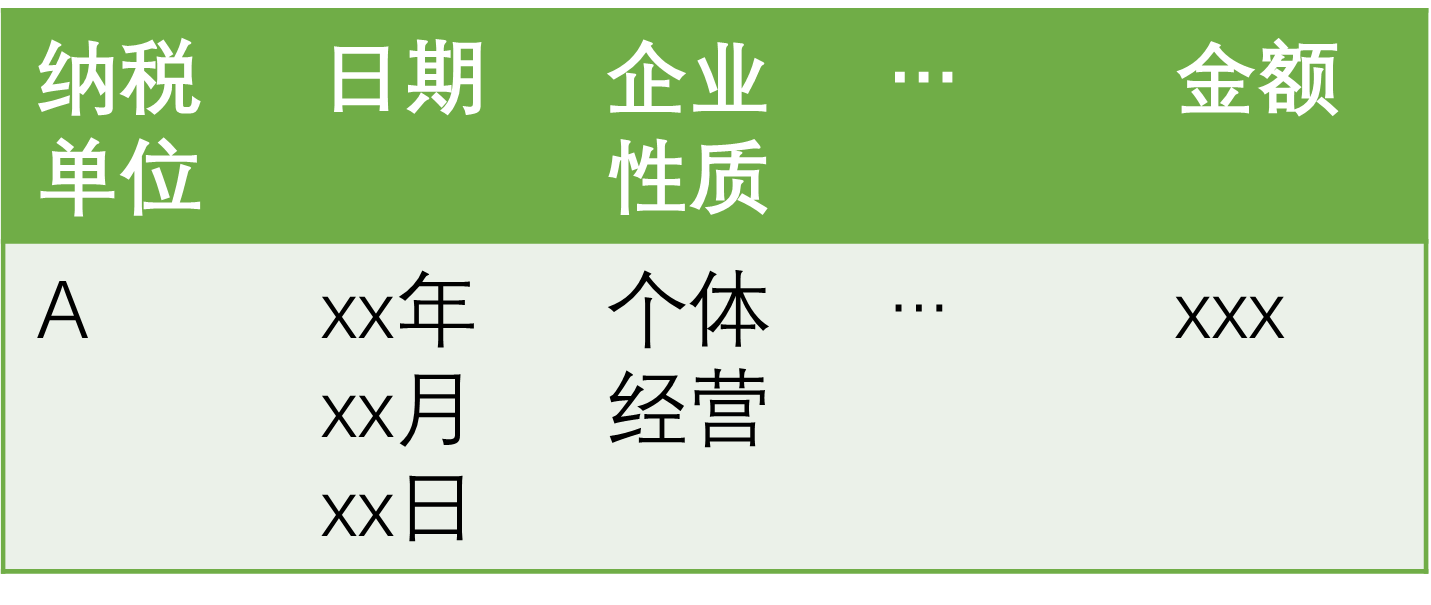
#> input picture data/mini_bench/pic1.png, 1431 x 605 px
$ python perturb_img.py --in_path ../../data/mini_bench/pic1.png --out_path out.png
#> lines starting #> are read from the running program, lines starting #| are printed output that depends on the picture
# perturb_image.py
import argparse
import os
import random
from dataclasses import dataclass

import numpy as np
from PIL import Image, ImageEnhance, ImageFilter


@dataclass
class Cfg:
    # 颜色类扰动幅度（越接近1越轻）
    brightness: float = 0.12   # 亮度: factor in [1-b, 1+b]
    contrast: float = 0.12     # 对比度
    saturation: float = 0.12   # 饱和度
    hue_deg: float = 6.0       # 色相偏移（度），通常 <= 10 比较温和

    # 噪声/模糊
    gaussian_noise_std: float = 6.0   # 像素噪声标准差（0-255空间），建议 2~10
    blur_radius: float = 0.6          # 高斯模糊半径，建议 0~1

    # 轻微几何扰动（像素/比例）
    translate_px: int = 6             # 平移像素
    rotate_deg: float = 2.0           # 旋转角度
    scale_jitter: float = 0.015       # 缩放抖动比例
    perspective: float = 0.03         # 透视扰动强度（0~0.05 比较轻）

    # JPEG 压缩（有些任务对其敏感，默认轻度）
    jpeg_prob: float = 0.5
    jpeg_quality_min: int = 75
    jpeg_quality_max: int = 95

    # 每次随机挑选哪些扰动
    prob_color: float = 0.95
    prob_noise: float = 0.80
    prob_blur: float = 0.35
    prob_geom: float = 0.60


def clamp_u8(x: np.ndarray) -> np.ndarray:
    return np.clip(x, 0, 255).astype(np.uint8)


def apply_color_jitter(img: Image.Image, cfg: Cfg) -> Image.Image:
    # brightness/contrast/saturation
    def rand_factor(mag: float) -> float:
        return 1.0 + random.uniform(-mag, mag)

    img = ImageEnhance.Brightness(img).enhance(rand_factor(cfg.brightness))
    img = ImageEnhance.Contrast(img).enhance(rand_factor(cfg.contrast))
    img = ImageEnhance.Color(img).enhance(rand_factor(cfg.saturation))

    # hue shift (via HSV)
    if cfg.hue_deg > 0:
        hue_shift = random.uniform(-cfg.hue_deg, cfg.hue_deg) / 360.0  # [0,1) space
        hsv = img.convert("HSV")
        h, s, v = hsv.split()
        h_np = (np.array(h, dtype=np.float32) / 255.0)
        h_np = (h_np + hue_shift) % 1.0
        h = Image.fromarray((h_np * 255.0).astype(np.uint8), mode="L")
        img = Image.merge("HSV", (h, s, v)).convert("RGB")

    return img


def apply_gaussian_noise(img: Image.Image, cfg: Cfg) -> Image.Image:
    arr = np.array(img).astype(np.float32)
    std = random.uniform(0.0, cfg.gaussian_noise_std)
    noise = np.random.normal(0.0, std, size=arr.shape).astype(np.float32)
    arr = arr + noise
    return Image.fromarray(clamp_u8(arr), mode="RGB")


# [55 lines left out: functions apply_blur, _perspective_coeffs, apply_geometry, not called in this run]


def maybe_jpeg(img: Image.Image, cfg: Cfg) -> Image.Image:
    if random.random() > cfg.jpeg_prob:
        return img
    q = random.randint(cfg.jpeg_quality_min, cfg.jpeg_quality_max)
    from io import BytesIO
    buf = BytesIO()
    img.save(buf, format="JPEG", quality=q, optimize=True)
    buf.seek(0)
    return Image.open(buf).convert("RGB")


def perturb(img: Image.Image, cfg: Cfg) -> Image.Image:
    img = img.convert("RGB")

    if random.random() < cfg.prob_geom:
        img = apply_geometry(img, cfg)

    if random.random() < cfg.prob_color:
        img = apply_color_jitter(img, cfg)

    if random.random() < cfg.prob_noise:
        img = apply_gaussian_noise(img, cfg)

    if random.random() < cfg.prob_blur:
        img = apply_blur(img, cfg)

    img = maybe_jpeg(img, cfg)
    return img


def main():
    ap = argparse.ArgumentParser()
    ap.add_argument("--in_path", required=True, help="input image path")
    ap.add_argument("--out_path", required=True, help="output image path")
    ap.add_argument("--seed", type=int, default=None, help="random seed for reproducibility")
    args = ap.parse_args()

    if args.seed is not None:
        random.seed(args.seed)
        np.random.seed(args.seed)

    img = Image.open(args.in_path)
#> img is the input picture: PIL image 1431x605 P; mean R, G, B, A 171.1, 196.6, 155, 237.9
    cfg = Cfg()
    out = perturb(img, cfg)
#> in perturb, `img = img.convert("RGB")`:
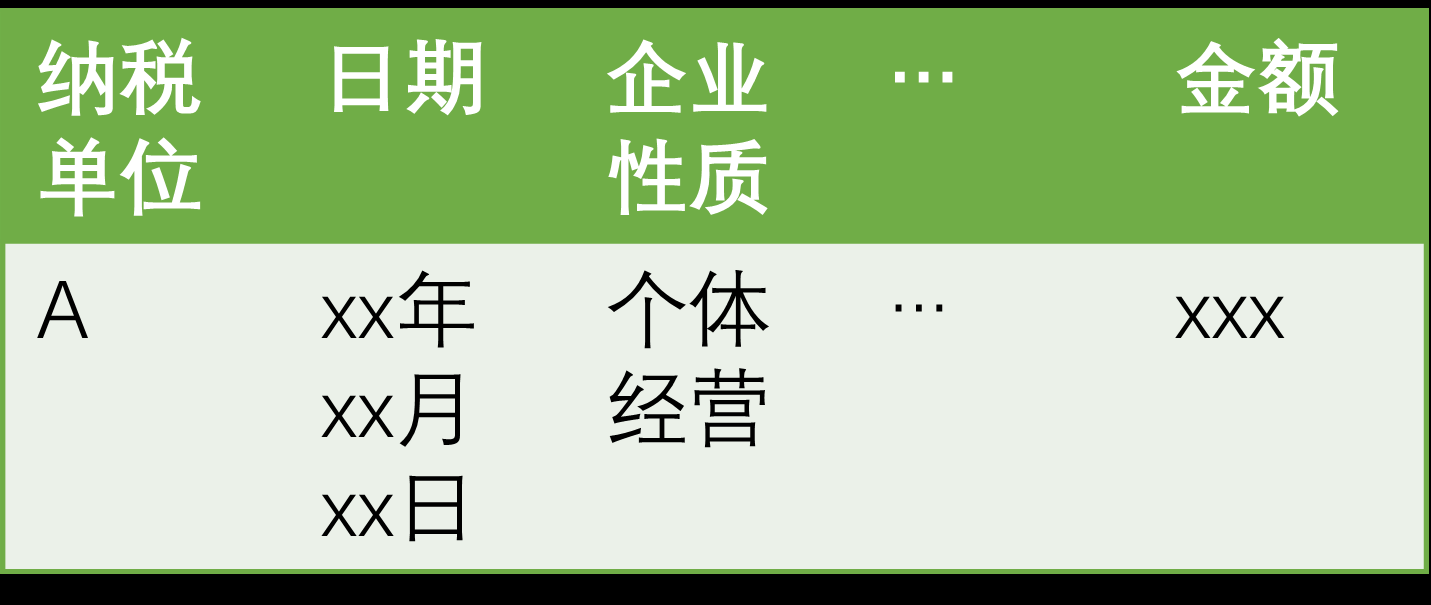
#> img: PIL image 1431x605 RGB; mean R, G, B 171.1, 196.6, 155
#> in apply_color_jitter, `hsv = img.convert("HSV")`: hsv: PIL image 1431x605 HSV; mean H, S, V 63.8, 56.7, 191
#> in apply_color_jitter, `h, s, v = hsv.split()`:
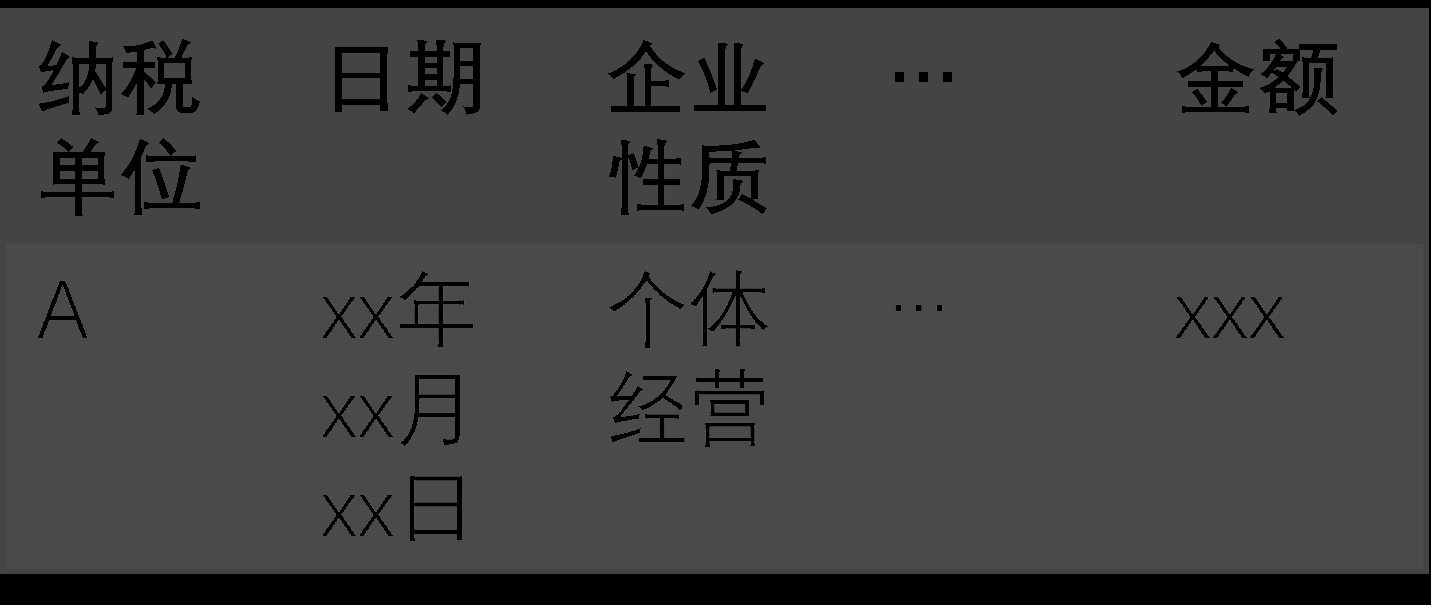
#> h: PIL image 1431x605 L; min 0, max 85, mean 63.8
#> in apply_color_jitter, `h, s, v = hsv.split()`:
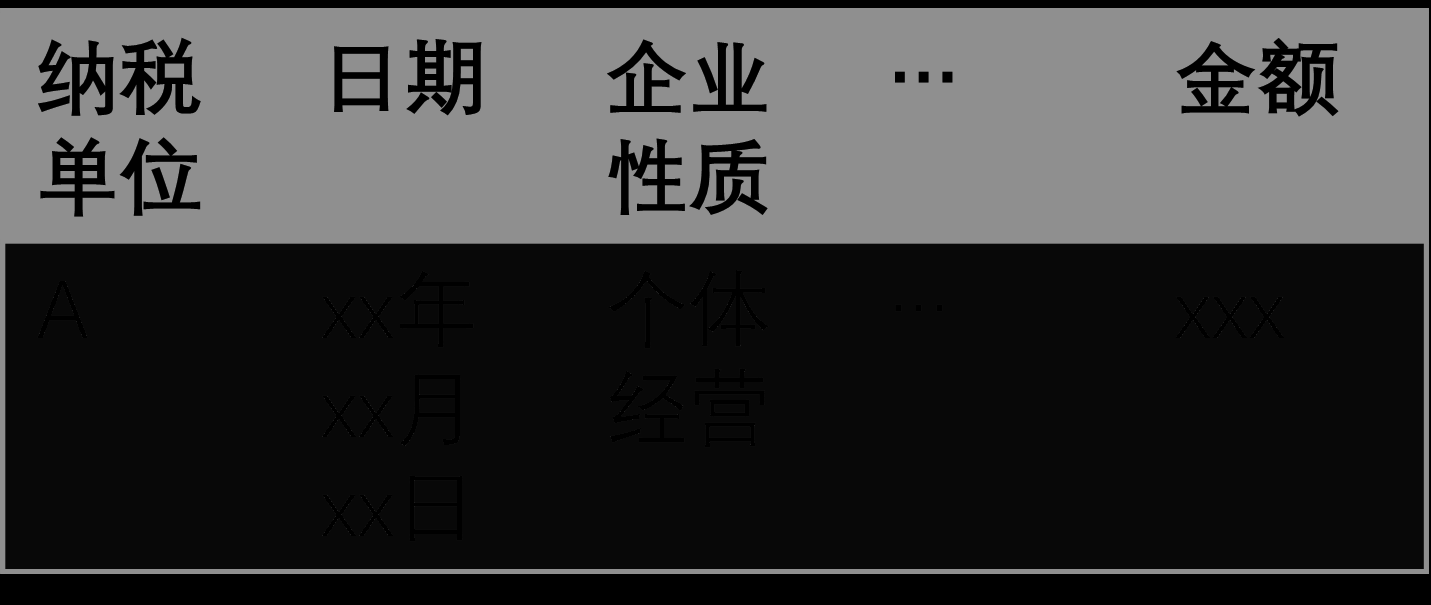
#> s: PIL image 1431x605 L; min 0, max 145, mean 56.7
#> in apply_color_jitter, `h, s, v = hsv.split()`:
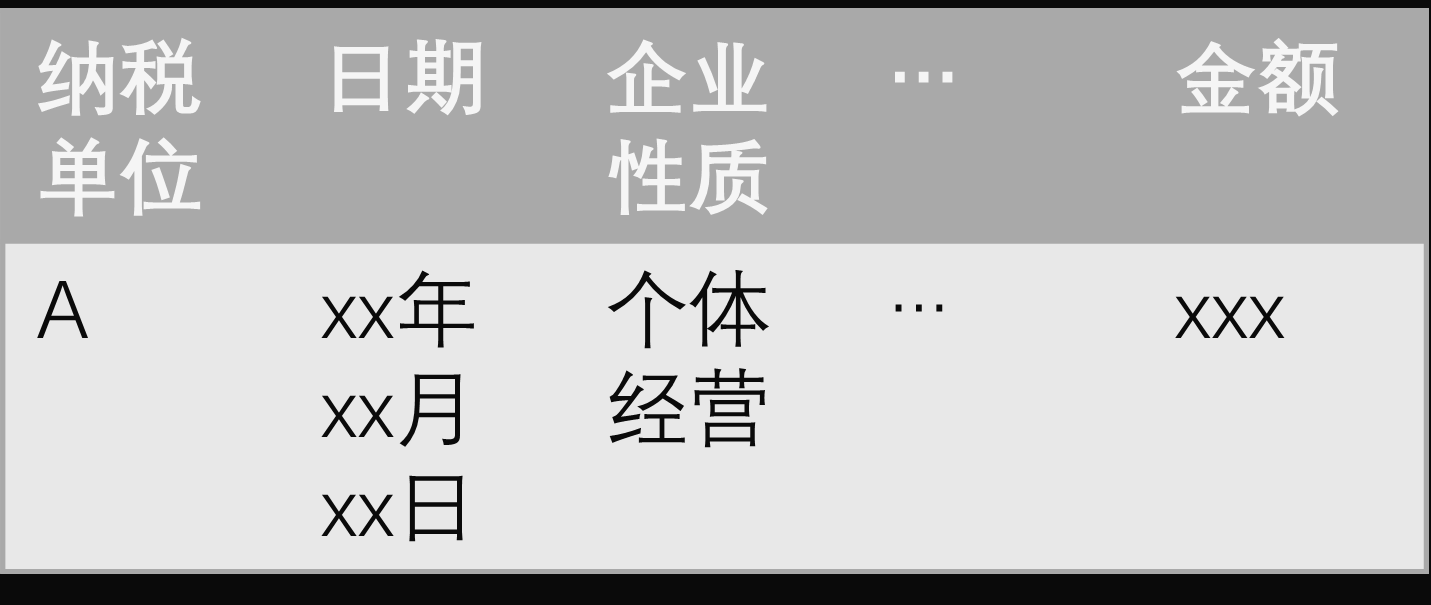
#> v: PIL image 1431x605 L; min 10, max 245, mean 191
#> in apply_color_jitter, `h_np = (h_np + hue_shift) % 1.0`:
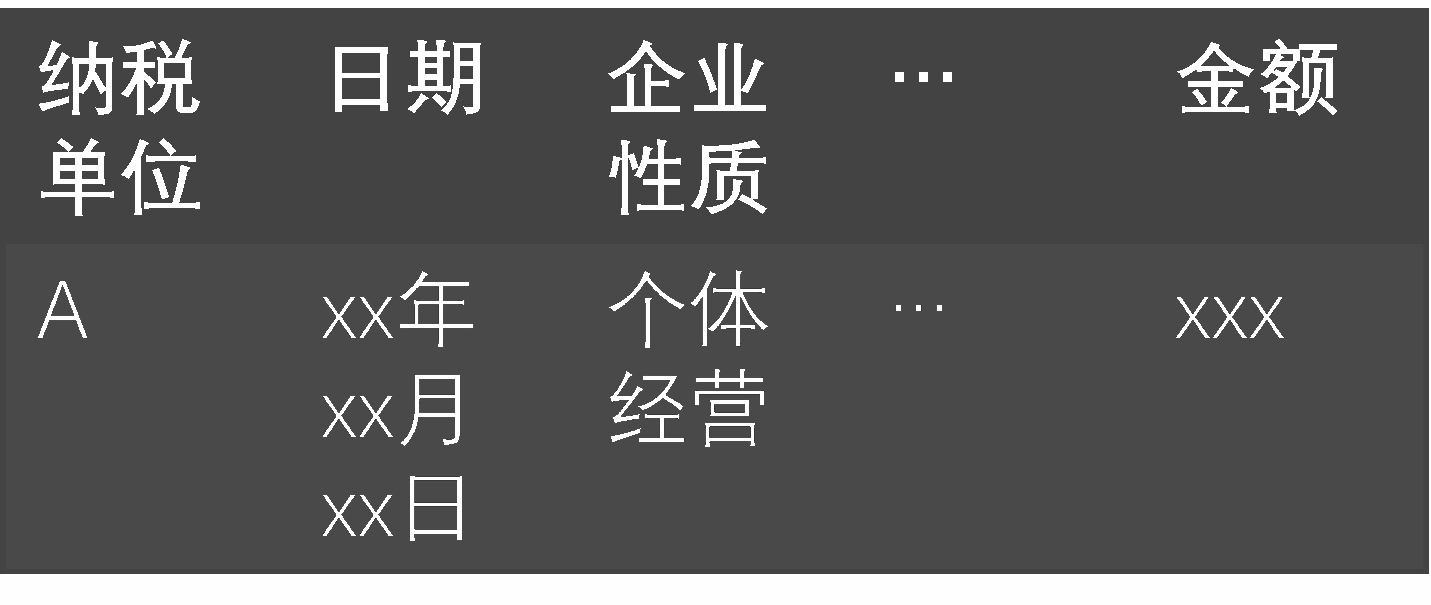
#> h_np: shape (605, 1431) float32; min 0.162, max 0.997, mean 0.355

    os.makedirs(os.path.dirname(args.out_path) or ".", exist_ok=True)
    out.save(args.out_path)
    print(f"Saved: {args.out_path}")


if __name__ == "__main__":
    main()
